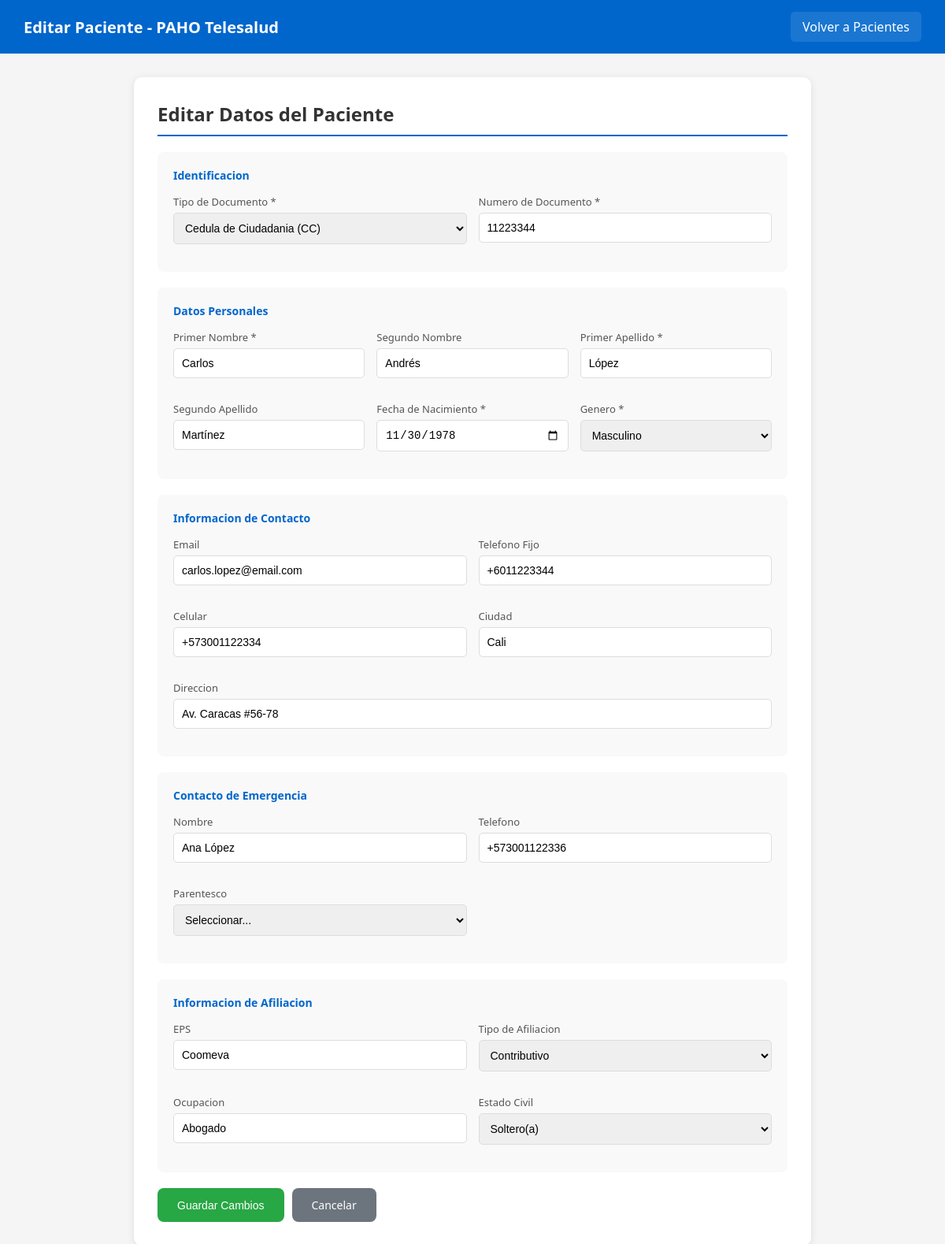
/edit_patient.php?id=3 (signed in), run on the app's committed database.
### tables this page shows
CREATE TABLE IF NOT EXISTS patients (
    id INT AUTO_INCREMENT PRIMARY KEY,
    
     
    id_type ENUM('CC', 'CE', 'PA', 'RC', 'TI', 'NIT', 'PEP', 'MSP') DEFAULT 'CC',
    id_number VARCHAR(20) UNIQUE NOT NULL,
    
     
    first_name VARCHAR(50) NOT NULL,
    second_name VARCHAR(50),
    last_name VARCHAR(50) NOT NULL,
    second_last_name VARCHAR(50),
    birth_date DATE NOT NULL,
    gender ENUM('M', 'F', 'O') NOT NULL,
    
     
    email VARCHAR(100),
    phone VARCHAR(20),
    mobile VARCHAR(20),
    address VARCHAR(255),
    city VARCHAR(100),
    department VARCHAR(100),
    
     
    emergency_contact_name VARCHAR(100),
    emergency_contact_phone VARCHAR(20),
    emergency_contact_relation VARCHAR(50),
    
     
    eps_name VARCHAR(100),
    eps_afiliation_type ENUM('Contributivo', 'Subsidiado', 'Vinculado', 'Especial', 'Particular') DEFAULT 'Contributivo',
    
     
    occupation VARCHAR(100),
    education_level VARCHAR(50),
    marital_status ENUM('Soltero', 'Casado', 'Unión Libre', 'Viudo', 'Separado') DEFAULT 'Soltero',
    race_ethnicity VARCHAR(50),
    is_active BOOLEAN DEFAULT TRUE,
    
    created_at TIMESTAMP DEFAULT CURRENT_TIMESTAMP,
    updated_at TIMESTAMP DEFAULT CURRENT_TIMESTAMP ON UPDATE CURRENT_TIMESTAMP
);

### www/edit_patient.php (the view, shortened to what this page needs)
<?php
$conn = new mysqli('telehealth-db', 'telehealth', 'telehealth123', 'telehealth');
$patient_id = isset($_GET['id']) ? intval($_GET['id']) : 0;
$result = $conn->query("SELECT * FROM patients WHERE id = $patient_id AND is_active = 1");
$patient = $result->fetch_assoc();
?>
<!DOCTYPE html>
<html lang="es">
<head>
</head>
<body>
    <div class="header">
        <h1>Editar Paciente - PAHO Telesalud</h1>
        <div class="nav">
            <a href="patients.php">Volver a Pacientes</a>
        </div>
    </div>
    <div class="container">
        <div class="card">
            <h2>Editar Datos del Paciente</h2>
            <form method="POST" action="">
                <div class="form-section">
                    <h3>Identificacion</h3>
                    <div class="form-grid">
                        <div class="form-group">
                            <label>Tipo de Documento *</label>
                            <select name="id_type" required>
                                <option value="CC" <?php echo $patient['id_type'] === 'CC' ? 'selected' : ''; ?>>Cedula de Ciudadania (CC)</option>
                            </select>
                        </div>
                        <div class="form-group">
                            <label>Numero de Documento *</label>
                            <input type="text" name="id_number" value="<?php echo htmlspecialchars($patient['id_number'] ?? ''); ?>" required>
                        </div>
                    </div>
                </div>
                <div class="form-section">
                    <h3>Datos Personales</h3>
                    <div class="form-grid-3">
                        <div class="form-group">
                            <label>Primer Nombre *</label>
                            <input type="text" name="first_name" value="<?php echo htmlspecialchars($patient['first_name'] ?? ''); ?>" required>
                        </div>
                        <div class="form-group">
                            <label>Segundo Nombre</label>
                            <input type="text" name="second_name" value="<?php echo htmlspecialchars($patient['second_name'] ?? ''); ?>">
                        </div>
                        <div class="form-group">
                            <label>Primer Apellido *</label>
                            <input type="text" name="last_name" value="<?php echo htmlspecialchars($patient['last_name'] ?? ''); ?>" required>
                        </div>
                        <div class="form-group">
                            <label>Segundo Apellido</label>
                            <input type="text" name="second_last_name" value="<?php echo htmlspecialchars($patient['second_last_name'] ?? ''); ?>">
                        </div>
                        <div class="form-group">
                            <label>Fecha de Nacimiento *</label>
                            <input type="date" name="birth_date" value="<?php echo $patient['birth_date'] ?? ''; ?>" required>
                        </div>
                        <div class="form-group">
                            <label>Genero *</label>
                            <select name="gender" required>
                                <option value="M" <?php echo ($patient['gender'] ?? '') === 'M' ? 'selected' : ''; ?>>Masculino</option>
                            </select>
                        </div>
                    </div>
                </div>
                <div class="form-section">
                    <h3>Informacion de Contacto</h3>
                    <div class="form-grid">
                        <div class="form-group">
                            <label>Email</label>
                            <input type="email" name="email" value="<?php echo htmlspecialchars($patient['email'] ?? ''); ?>">
                        </div>
                        <div class="form-group">
                            <label>Telefono Fijo</label>
                            <input type="text" name="phone" value="<?php echo htmlspecialchars($patient['phone'] ?? ''); ?>">
                        </div>
                        <div class="form-group">
                            <label>Celular</label>
                            <input type="text" name="mobile" value="<?php echo htmlspecialchars($patient['mobile'] ?? ''); ?>">
                        </div>
                        <div class="form-group">
                            <label>Ciudad</label>
                            <input type="text" name="city" value="<?php echo htmlspecialchars($patient['city'] ?? ''); ?>">
                        </div>
                        <div class="form-group full-width">
                            <label>Direccion</label>
                            <input type="text" name="address" value="<?php echo htmlspecialchars($patient['address'] ?? ''); ?>">
                        </div>
                    </div>
                </div>
                <div class="form-section">
                    <h3>Contacto de Emergencia</h3>
                    <div class="form-grid">
                        <div class="form-group">
                            <label>Nombre</label>
                            <input type="text" name="emergency_contact_name" value="<?php echo htmlspecialchars($patient['emergency_contact_name'] ?? ''); ?>">
                        </div>
                        <div class="form-group">
                            <label>Telefono</label>
                            <input type="text" name="emergency_contact_phone" value="<?php echo htmlspecialchars($patient['emergency_contact_phone'] ?? ''); ?>">
                        </div>
                        <div class="form-group">
                            <label>Parentesco</label>
                            <select name="emergency_contact_relation">
                                <option value="">Seleccionar...</option>
                            </select>
                        </div>
                    </div>
                </div>
                <div class="form-section">
                    <h3>Informacion de Afiliacion</h3>
                    <div class="form-grid">
                        <div class="form-group">
                            <label>EPS</label>
                            <input type="text" name="eps_name" value="<?php echo htmlspecialchars($patient['eps_name'] ?? ''); ?>">
                        </div>
                        <div class="form-group">
                            <label>Tipo de Afiliacion</label>
                            <select name="eps_afiliation_type">
                                <option value="Contributivo" <?php echo ($patient['eps_afiliation_type'] ?? '') === 'Contributivo' ? 'selected' : ''; ?>>Contributivo</option>
                            </select>
                        </div>
                        <div class="form-group">
                            <label>Ocupacion</label>
                            <input type="text" name="occupation" value="<?php echo htmlspecialchars($patient['occupation'] ?? ''); ?>">
                        </div>
                        <div class="form-group">
                            <label>Estado Civil</label>
                            <select name="marital_status">
                                <option value="Soltero" <?php echo ($patient['marital_status'] ?? '') === 'Soltero' ? 'selected' : ''; ?>>Soltero(a)</option>
                            </select>
                        </div>
                    </div>
                </div>
                <div class="form-actions">
                    <button type="submit" class="btn">Guardar Cambios</button>
                    <a href="patients.php" class="btn btn-secondary">Cancelar</a>
                </div>
            </form>
        </div>
    </div>
</body>
</html>

### www/edit_patient.php (style rules this page uses)
* { box-sizing: border-box; margin: 0; padding: 0; }
body { font-family: 'Segoe UI', Tahoma, sans-serif; background: #f5f5f5; }
.header { background: #0066cc; color: white; padding: 15px 30px; display: flex; justify-content: space-between; align-items: center; }
.header h1 { font-size: 20px; }
.nav { display: flex; gap: 10px; }
.nav a { color: white; text-decoration: none; padding: 8px 15px; border-radius: 5px; background: rgba(255,255,255,0.1); }
.container { max-width: 900px; margin: 30px auto; padding: 0 20px; }
.card { background: white; border-radius: 10px; padding: 30px; box-shadow: 0 2px 10px rgba(0,0,0,0.1); }
.card h2 { color: #333; margin-bottom: 20px; padding-bottom: 10px; border-bottom: 2px solid #0066cc; }
.form-grid { display: grid; grid-template-columns: repeat(2, 1fr); gap: 15px; }
.form-grid-3 { display: grid; grid-template-columns: repeat(3, 1fr); gap: 15px; }
.form-group { margin-bottom: 15px; }
.form-group.full-width { grid-column: span 2; }
.form-group label { display: block; margin-bottom: 5px; color: #555; font-weight: 500; font-size: 13px; }
.form-group input, .form-group select, .form-group textarea { width: 100%; padding: 10px; border: 1px solid #ddd; border-radius: 5px; font-size: 14px; }
.form-section { background: #f9f9f9; padding: 20px; border-radius: 8px; margin-bottom: 20px; }
.form-section h3 { color: #0066cc; margin-bottom: 15px; font-size: 14px; }
.form-actions { display: flex; gap: 10px; margin-top: 20px; }
.btn { background: #28a745; color: white; padding: 12px 25px; border: none; border-radius: 8px; font-size: 14px; cursor: pointer; text-decoration: none; }
.btn-secondary { background: #6c757d; }

### data on the page
patients: id_type "Cedula de Ciudadania (CC)", id_number "11223344", first_name "Carlos", second_name "Andrés", last_name "López", second_last_name "Martínez", birth_date "11/30/1978", gender "Masculino", email "carlos.lopez@email.com", phone "+6011223344", mobile "+573001122334", city "Cali", address "Av. Caracas #56-78", emergency_contact_name "Ana López", emergency_contact_phone "+573001122336", eps_name "Coomeva", eps_afiliation_type "Contributivo", occupation "Abogado", marital_status "Soltero(a)"
